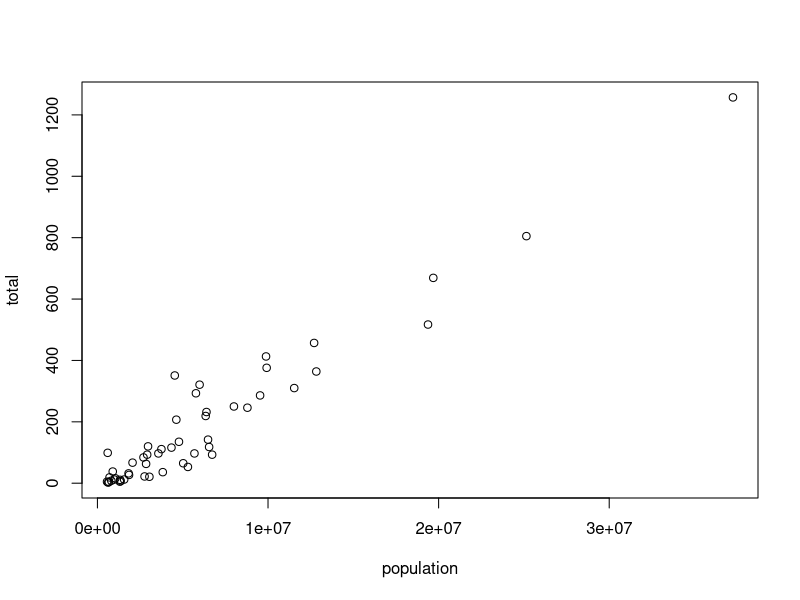
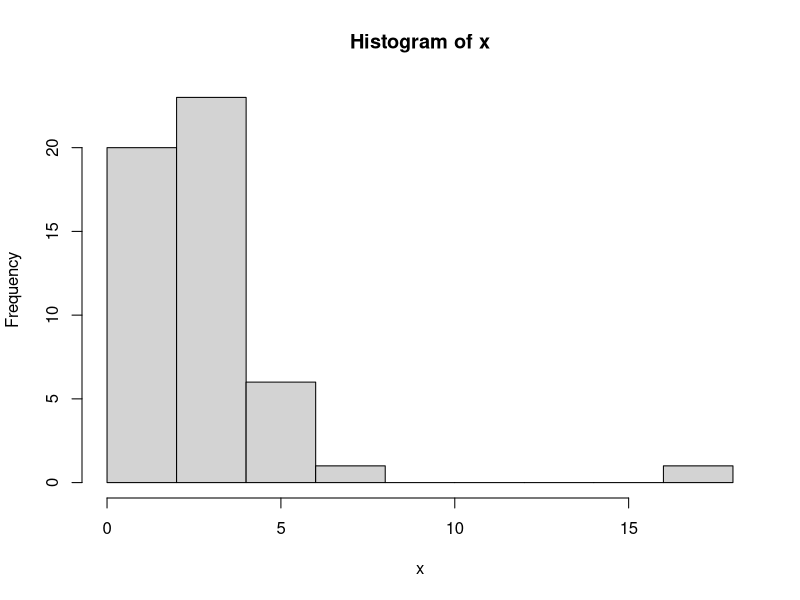
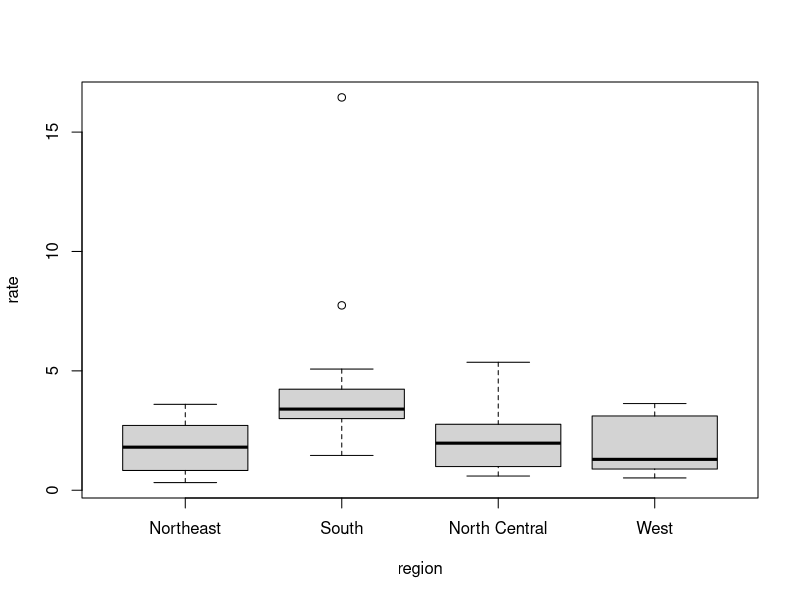
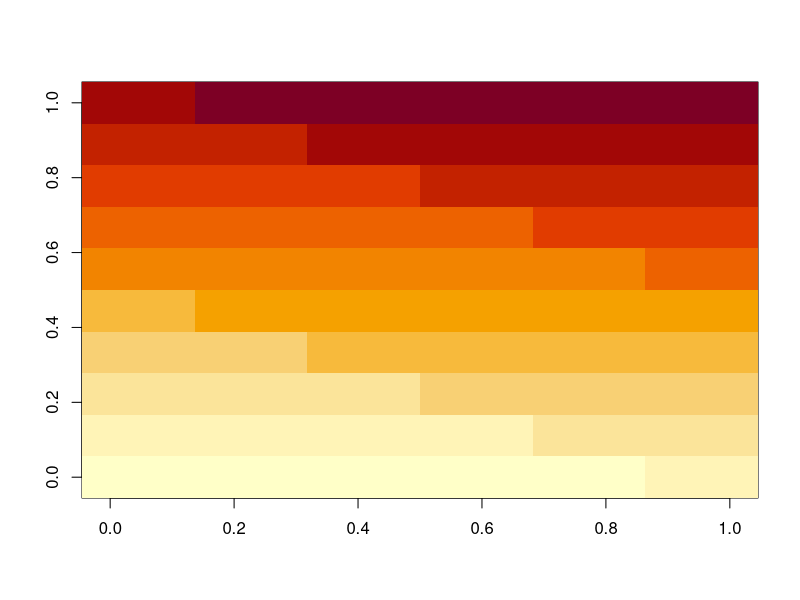
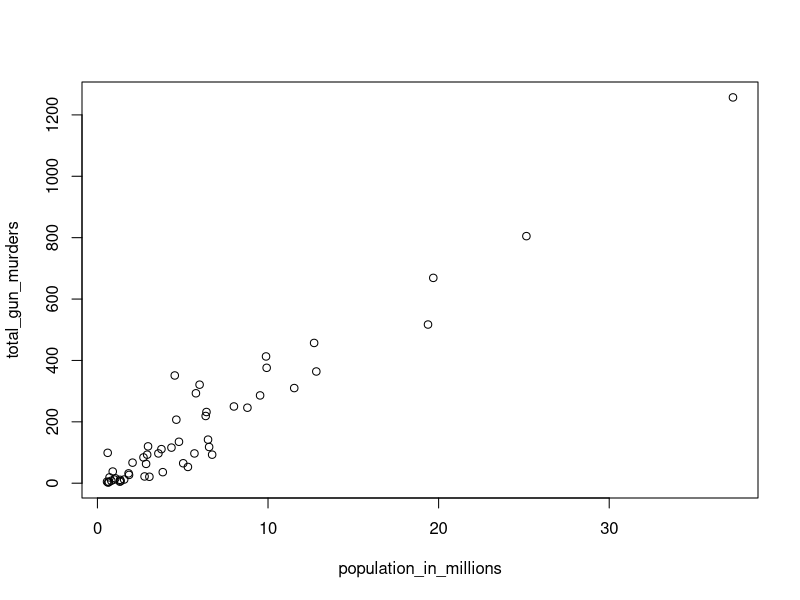
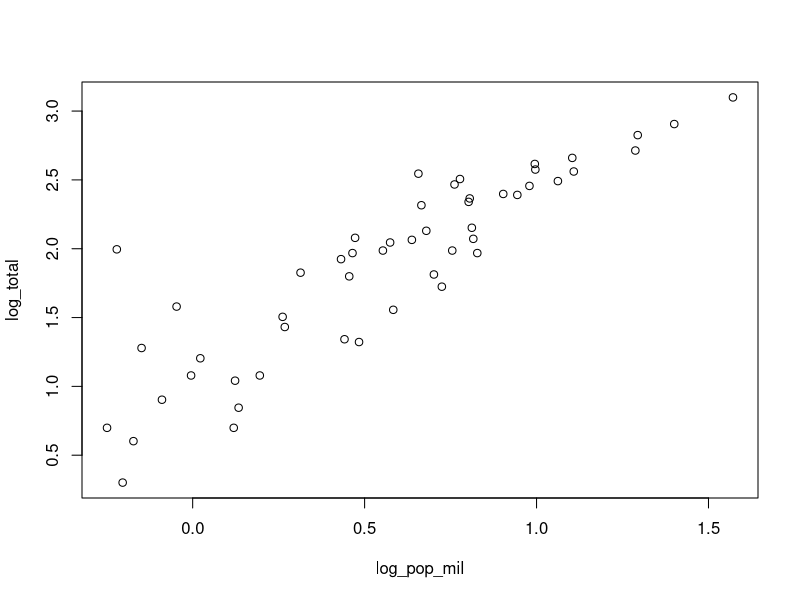
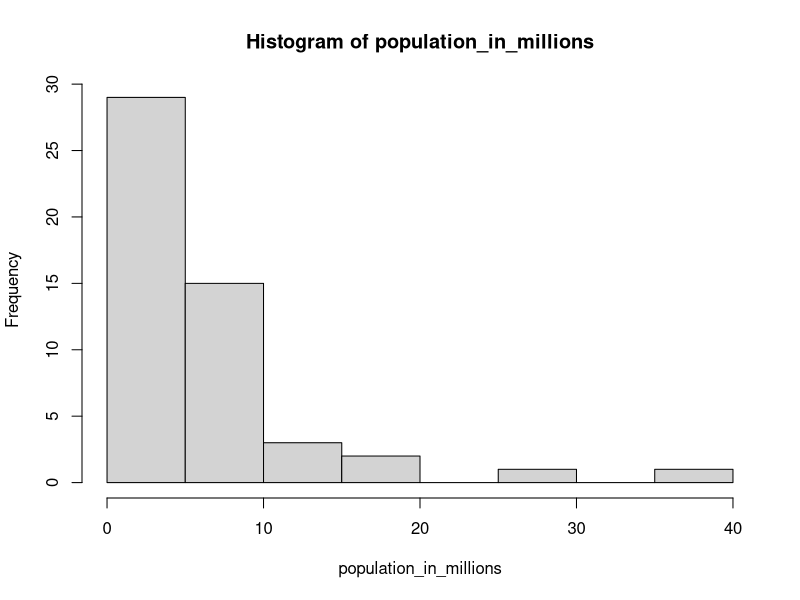
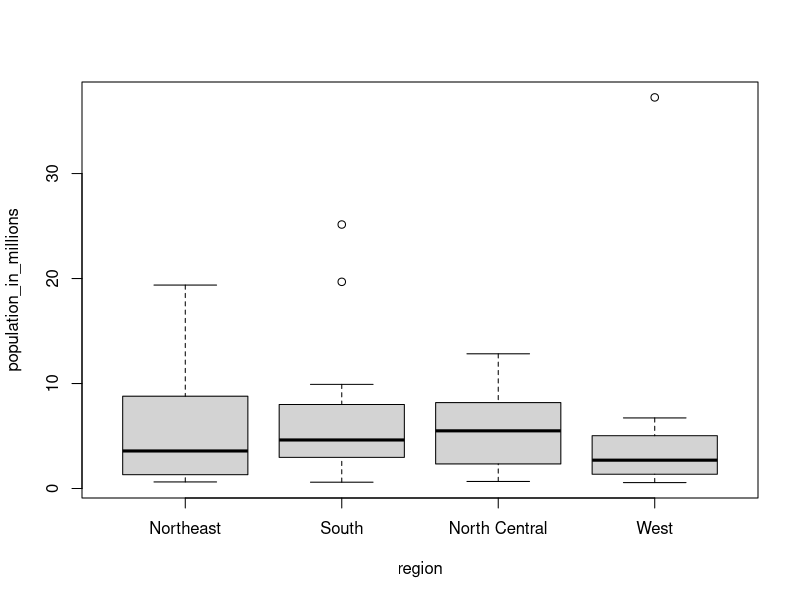

Source code (R) for these figures, in order:
## ---- chunk 1
knitr::opts_chunk$set(include=TRUE, collapse=TRUE)
## ---- chunk 2
x <- c(1, "canada", 3)
## ---- chunk 3
x
class(x)
## ---- chunk 4
x <- 1:5
y <- as.character(x)
y
## ---- chunk 5
as.numeric(y)
## ---- chunk 6
x <- c("1","b","3")
as.numeric(x)
## ---- chunk 7
temp <- c(35,88,42,84,81,30)
## ---- chunk 8
city <- c("Beijing","Lagos","Paris","Rio de Janeiro","San Juan","Toronto")
## ---- chunk 9
names(temp) <- city
## ---- chunk 10
temp[1:3]
## ---- chunk 11
temp[c(3,5)]
## ---- chunk 12
seq(12,73)
## ---- chunk 13
seq(1,100,2)
## ---- chunk 14
length(seq(6,55,4/7))
## ---- chunk 15
class(a <- seq(1, 10, 0.5))
## ---- chunk 16
class(a <- seq(1, 10))
## ---- chunk 17
class(1L)
## ---- chunk 18
x <- c("1", "3", "5")
## ---- chunk 19
class(x)
x_int <- as.integer(x)
class(x_int)
## ---- chunk 20
library(dslabs)
data(murders)
sort(murders$total)
## ---- chunk 21
x <- c(31, 4, 15, 92, 65)
sort(x)
## ---- chunk 22
index <- order(x)
x[index]
## ---- chunk 23
x
order(x)
## ---- chunk 24
murders$state[1:6]
murders$abb[1:6]
## ---- chunk 25
ind <- order(murders$total)
murders$abb[ind]
## ---- chunk 26
max(murders$total)
## ---- chunk 27
i_max <- which.max(murders$total)
murders$state[i_max]
## ---- chunk 28
x <- c(31, 4, 15, 92, 65)
rank(x)
## ---- chunk 29
original_x <- x
sort_x <- sort(x)
order_X <- order(x)
rank_X <- rank(x)

data.frame(original = original_x,sort = sort_x,order = order_X,rank = rank_X)
## ---- chunk 30
x <- c(1, 2, 3)
y <- c(10, 20, 30, 40, 50, 60, 70)

x+y
## ---- chunk 31
library(dslabs)
data("murders")
## ---- chunk 32
pop <- murders$population
sort(pop)[1]
## ---- chunk 33
pop_order <- order(pop)
pop_order[1]
## ---- chunk 34
which.min(pop)
## ---- chunk 35
state <- murders$state
state[which.min(pop)]
## ---- chunk 36
ranks <- rank(pop)
my_df <- data.frame(name = state, rank = ranks)
my_df
## ---- chunk 37
ind <- order(ranks)
my_df_2 <- data.frame(name = state[ind], population = pop[ind])
my_df_2
## ---- chunk 38
data("na_example")
str(na_example)
## ---- chunk 39
mean(na_example)
## ---- chunk 40
ind_2 <- is.na(na_example)
table(ind_2)

# There are 145 NAs.
## ---- chunk 41
mean(na_example[ind_2 != TRUE])
## ---- chunk 42
library(dslabs)
data("murders")
murders$state[which.max(murders$population)]
## ---- chunk 43
inches <- c(69, 62, 66, 70, 70, 73, 67, 73, 67, 70)
## ---- chunk 44
inches * 2.54
## ---- chunk 45
inches - 69
## ---- chunk 46
murder_rate <- murders$total / murders$population * 100000
## ---- chunk 47
murders$abb[order(murder_rate)]
## ---- chunk 48
temp_c <- (temp - 32) * 5 / 9
temp_c
## ---- chunk 49
sum(1/(seq(100)^2))
pi^2/6
## ---- chunk 50
murder_rate <- (murders$total / murders$population) * 100000
mean(murder_rate)
## ---- chunk 51
library(dslabs)
data("murders")
## ---- chunk 52
murder_rate <- murders$total / murders$population * 100000
## ---- chunk 53
ind <- murder_rate < 0.71
## ---- chunk 54
ind_2 <- murder_rate <= 0.71
## ---- chunk 55
murders$state[ind_2]
## ---- chunk 56
sum(ind)
## ---- chunk 57
TRUE & TRUE
TRUE & FALSE
FALSE & FALSE
## ---- chunk 58
west <- murders$region == "West"
safe <- murder_rate <= 1
## ---- chunk 59
ind_3 <- safe & west
murders$state[ind_3]
## ---- chunk 60
ind_4 <- which(murders$state == "California")
murder_rate[ind_4]
## ---- chunk 61
ind_5 <- match(c("New York","Florida","Texas"), murders$state)
ind_5
## ---- chunk 62
murder_rate[ind_5]
## ---- chunk 63
c("Boston", "Dakota", "Washington") %in% murders$state
## ---- chunk 64
match(c("New York", "Florida", "Texas"), murders$state)
which(murders$state %in% c("New York", "Florida", "Texas"))
## ---- chunk 65
library(dslabs)
data(murders)
## ---- chunk 66
murder_rate <- murders$total / murders$population * 100000

low <- murder_rate <= 1
## ---- chunk 67
which(low == TRUE)
## ---- chunk 68
low_state <- murders$state[which(low == TRUE)]
## ---- chunk 69
NE <- murders$region == "Northeast"

NE_safe <- low & NE
                          
murders$state[NE_safe]                          
## ---- chunk 70
mean(murder_rate)

table(murder_rate <= 2.779)

# 27 states are below the average, 2.779
## ---- chunk 71
ind_abb <- match(c("AK","MI","IA"), murders$abb)
murders$state[ind_abb]
## ---- chunk 72
abb_M <- c("MA","ME","MI","MO","MU") 
abb_M %in% murders$abb

# There are 4 actual abbreviations, except "MU".
## ---- chunk 73
abb_M[which(abb_M %in% murders$abb != TRUE)]
## ---- chunk 74
with(murders, plot(population, total))
## ---- chunk 75
x <- with(murders, total / population * 100000)
hist(x)
## ---- chunk 76
murders$state[which.max(x)]
## ---- chunk 77
murders$rate <- with(murders, total / population * 100000)
boxplot(rate~region, data = murders)
## ---- chunk 78
x <- matrix(1:120, 12, 10)
image(x)
## ---- chunk 79
library(dslabs)
data(murders)
population_in_millions <- murders$population/10^6
total_gun_murders <- murders$total
plot(population_in_millions, total_gun_murders)
## ---- chunk 80
log_pop_mil <- log10(population_in_millions)
log_total <- log10(total_gun_murders)

plot(log_pop_mil, log_total)
## ---- chunk 81
hist(population_in_millions)
## ---- chunk 82
murders$population_in_millions <- with(murders, population_in_millions)
boxplot(population_in_millions~region, data = murders)
